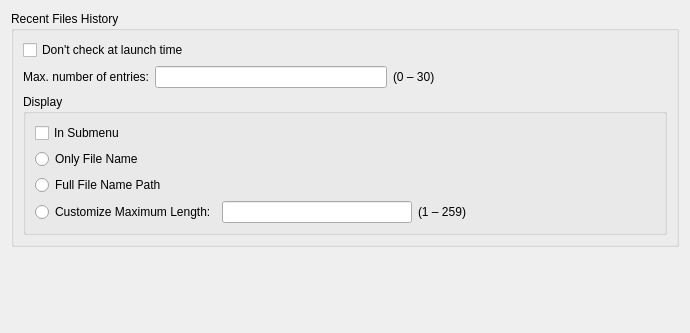
<?xml version="1.0" encoding="UTF-8"?>
<ui version="4.0">
 <class>PreferenceSubRecentfileshistoryDlg</class>
 <widget class="QWidget" name="PreferenceSubRecentfileshistoryDlg">
  <property name="geometry"><rect><x>0</x><y>0</y><width>690</width><height>333</height></rect></property>
  <layout class="QVBoxLayout" name="layout1">
   <item>
    <widget class="QGroupBox" name="historyGbStatic">
     <property name="nppId" stdset="0"><number>6304</number></property>
     <property name="title"><string>Recent Files History</string></property>
     <layout class="QVBoxLayout" name="layout2">
      <item>
       <widget class="QCheckBox" name="checkDontcheckhistory">
        <property name="nppId" stdset="0"><number>6305</number></property>
        <property name="text"><string>Don't check at launch time</string></property>
       </widget>
      </item>
      <item>
       <layout class="QHBoxLayout" name="layout3">
        <item>
         <widget class="QLabel" name="maxnbfileStatic">
          <property name="nppId" stdset="0"><number>6306</number></property>
          <property name="text"><string>Max. number of entries:</string></property>
          <property name="alignment"><set>Qt::AlignRight|Qt::AlignVCenter</set></property>
         </widget>
        </item>
        <item>
         <widget class="QLineEdit" name="editMaxnbfileval">
          <property name="nppId" stdset="0"><number>6461</number></property>
          <property name="alignment"><set>Qt::AlignCenter</set></property>
         </widget>
        </item>
        <item>
         <widget class="QLabel" name="maxnbfileRangeStatic">
          <property name="nppId" stdset="0"><number>6462</number></property>
          <property name="text"><string>(0 – 30)</string></property>
         </widget>
        </item>
        <item>
         <spacer name="spacer4">
          <property name="orientation"><enum>Qt::Horizontal</enum></property>
          <property name="sizeType"><enum>QSizePolicy::Expanding</enum></property>
          <property name="sizeHint" stdset="0"><size><width>0</width><height>0</height></size></property>
         </spacer>
        </item>
       </layout>
      </item>
      <item>
       <widget class="QGroupBox" name="displayStatic">
        <property name="nppId" stdset="0"><number>6429</number></property>
        <property name="title"><string>Display</string></property>
        <layout class="QVBoxLayout" name="layout5">
         <item>
          <widget class="QCheckBox" name="checkInsubmenu">
           <property name="nppId" stdset="0"><number>6424</number></property>
           <property name="text"><string>In Submenu</string></property>
          </widget>
         </item>
         <item>
          <widget class="QRadioButton" name="radioOnlyfilename">
           <property name="nppId" stdset="0"><number>6425</number></property>
           <property name="text"><string>Only File Name</string></property>
           <attribute name="buttonGroup"><string notr="true">radioGroup1</string></attribute>
          </widget>
         </item>
         <item>
          <widget class="QRadioButton" name="radioFullfilenamepath">
           <property name="nppId" stdset="0"><number>6426</number></property>
           <property name="text"><string>Full File Name Path</string></property>
           <attribute name="buttonGroup"><string notr="true">radioGroup1</string></attribute>
          </widget>
         </item>
         <item>
          <layout class="QHBoxLayout" name="layout6">
           <item>
            <widget class="QRadioButton" name="radioCustomizelenth">
             <property name="nppId" stdset="0"><number>6427</number></property>
             <property name="text"><string>Customize Maximum Length:</string></property>
             <attribute name="buttonGroup"><string notr="true">radioGroup1</string></attribute>
            </widget>
           </item>
           <item>
            <widget class="QLineEdit" name="editCustomizelengthval">
             <property name="nppId" stdset="0"><number>6463</number></property>
             <property name="alignment"><set>Qt::AlignCenter</set></property>
            </widget>
           </item>
           <item>
            <widget class="QLabel" name="customizelengthRangeStatic">
             <property name="nppId" stdset="0"><number>6464</number></property>
             <property name="text"><string>(1 – 259)</string></property>
            </widget>
           </item>
           <item>
            <spacer name="spacer7">
             <property name="orientation"><enum>Qt::Horizontal</enum></property>
             <property name="sizeType"><enum>QSizePolicy::Expanding</enum></property>
             <property name="sizeHint" stdset="0"><size><width>0</width><height>0</height></size></property>
            </spacer>
           </item>
          </layout>
         </item>
        </layout>
       </widget>
      </item>
     </layout>
    </widget>
   </item>
   <item>
    <spacer name="spacer8">
     <property name="orientation"><enum>Qt::Vertical</enum></property>
     <property name="sizeType"><enum>QSizePolicy::Expanding</enum></property>
     <property name="sizeHint" stdset="0"><size><width>0</width><height>0</height></size></property>
    </spacer>
   </item>
  </layout>
 </widget>
 <resources/>
 <connections/>
 <buttongroups>
  <buttongroup name="radioGroup1"/>
 </buttongroups>
</ui>
